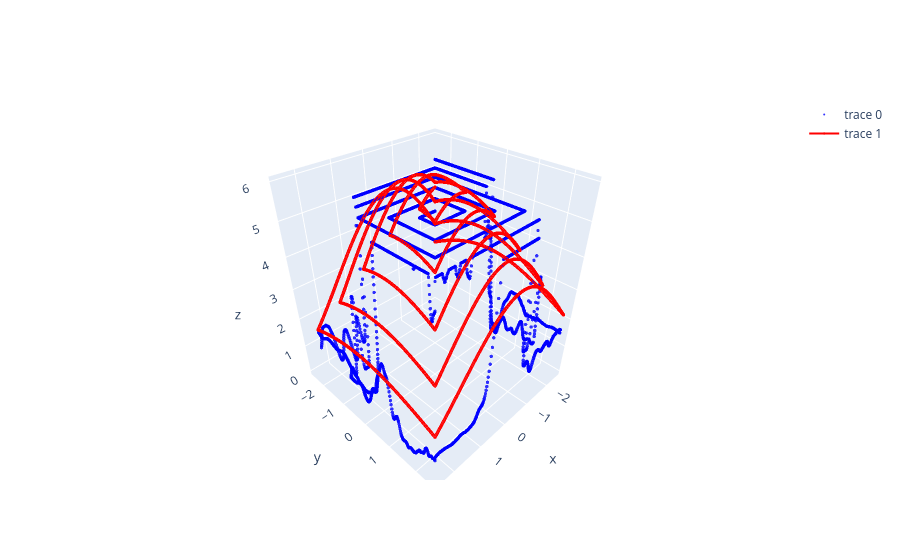

Source (notebook cell):
### Code cell
xy_points = datapoints[:, 0:2]
P_points = datapoints[:, 2]

def gaussian_fit_func(xy, a, x0, sigxsq, y0, sigysq):
    x = xy[:,0]
    y = xy[:,1]
    return a * np.exp(-((x-x0)**2/sigxsq + (y-y0)**2/sigysq))

# fitting a 2d gaussian
p0 = [1, 0, (xy_points[:,0].max() - xy_points[:,0].min())/2, 0, (xy_points[:,1].max() - xy_points[:,1].min())/2]

[fitparams, fitcov] = curve_fit(gaussian_fit_func, xy_points, P_points, p0)
fitcov
fit_gauss = gaussian_fit_func(xy_points, *fitparams)

fig = go.Figure()
fig.add_trace(go.Scatter3d(x=xy_points[:,0], y=xy_points[:,1], z=P_points,
                                   mode='markers', marker=dict(
                size=2,          # Marker size in pixels
                color='blue',      # Marker color
                opacity=0.8,      # Transparency
                symbol='circle'   # Marker shape
            )))
fig.add_trace(go.Scatter3d(x=xy_points[:,0], y=xy_points[:,1], z=fit_gauss, marker=dict(
                size=2,          # Marker size in pixels
                color='red',      # Marker color
                opacity=0.8,      # Transparency
                symbol='circle'   # Marker shape
            )))
fig.show()

x0 = fitparams[1]
y0 = fitparams[3]
print(x0, y0)

# fig = plt.figure()
# # Use 'projection="3d"' to enable 3D plotting
# ax = fig.add_subplot(111, projection='3d')

# # Plot the scatter points
# ax.scatter(xy_points[:,0], xy_points[:,1], P_points, 'o', s = 0.4)
# ax.scatter(xy_points[:,0], xy_points[:,1], fit_gauss)
# fig.show()

### Figure 1 — Plotly figure (JSON) as saved in the notebook; plotly's stock layout.template omitted (floating-point values rounded to 4 significant figures; data arrays with more than 128 entries replaced by an {"elided": "..."} marker saying what was removed)
{"data": [{"marker": {"color": "blue", "opacity": 0.8, "size": 2, "symbol": "circle"}, "mode": "markers", "type": "scatter3d", "x": {"elided": "5506 float values"}, "y": {"elided": "5506 float values"}, "z": {"elided": "5506 float values"}}, {"marker": {"color": "red", "opacity": 0.8, "size": 2, "symbol": "circle"}, "type": "scatter3d", "x": {"elided": "5506 float values"}, "y": {"elided": "5506 float values"}, "z": {"elided": "5506 float values"}}], "layout": {}}
